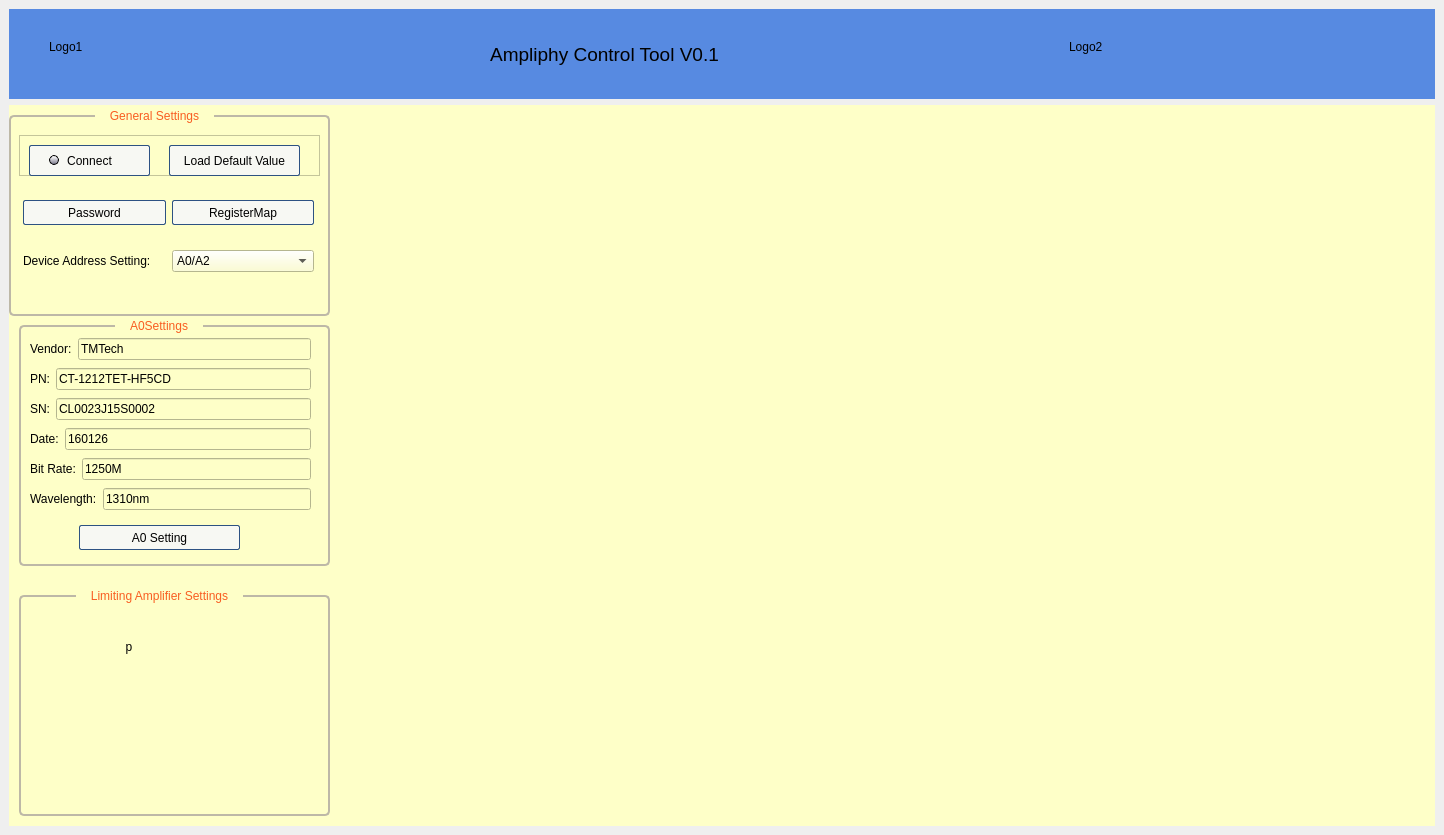
<?xml version="1.0" encoding="UTF-8"?>
<ui version="4.0">
 <class>MainWindow</class>
 <widget class="QMainWindow" name="MainWindow">
  <property name="geometry">
   <rect>
    <x>0</x>
    <y>0</y>
    <width>1444</width>
    <height>835</height>
   </rect>
  </property>
  <property name="windowTitle">
   <string>Ampliphy Control Tool V0,1</string>
  </property>
  <widget class="QWidget" name="centralwidget">
   <layout class="QVBoxLayout" name="verticalLayout">
    <item>
     <widget class="QWidget" name="widget_logo" native="true">
      <property name="sizePolicy">
       <sizepolicy hsizetype="Expanding" vsizetype="Expanding">
        <horstretch>0</horstretch>
        <verstretch>0</verstretch>
       </sizepolicy>
      </property>
      <property name="minimumSize">
       <size>
        <width>0</width>
        <height>90</height>
       </size>
      </property>
      <property name="maximumSize">
       <size>
        <width>16777215</width>
        <height>90</height>
       </size>
      </property>
      <property name="styleSheet">
       <string notr="true">background-color:rgb(87, 138, 225)</string>
      </property>
      <widget class="QLabel" name="label">
       <property name="geometry">
        <rect>
         <x>180</x>
         <y>30</y>
         <width>831</width>
         <height>31</height>
        </rect>
       </property>
       <property name="font">
        <font>
         <pointsize>14</pointsize>
        </font>
       </property>
       <property name="text">
        <string>Ampliphy Control Tool V0.1</string>
       </property>
       <property name="alignment">
        <set>Qt::AlignCenter</set>
       </property>
       <property name="wordWrap">
        <bool>true</bool>
       </property>
      </widget>
      <widget class="QLabel" name="label_2">
       <property name="geometry">
        <rect>
         <x>40</x>
         <y>30</y>
         <width>54</width>
         <height>16</height>
        </rect>
       </property>
       <property name="text">
        <string>Logo1</string>
       </property>
      </widget>
      <widget class="QLabel" name="label_3">
       <property name="geometry">
        <rect>
         <x>1060</x>
         <y>30</y>
         <width>54</width>
         <height>16</height>
        </rect>
       </property>
       <property name="text">
        <string>Logo2</string>
       </property>
      </widget>
     </widget>
    </item>
    <item>
     <widget class="QWidget" name="widget_main" native="true">
      <property name="sizePolicy">
       <sizepolicy hsizetype="Expanding" vsizetype="Expanding">
        <horstretch>0</horstretch>
        <verstretch>0</verstretch>
       </sizepolicy>
      </property>
      <property name="minimumSize">
       <size>
        <width>5</width>
        <height>5</height>
       </size>
      </property>
      <property name="maximumSize">
       <size>
        <width>16777215</width>
        <height>16777215</height>
       </size>
      </property>
      <property name="styleSheet">
       <string notr="true">background-color:rgb(254, 255, 200)</string>
      </property>
      <widget class="QGroupBox" name="groupBox_General_Settings">
       <property name="geometry">
        <rect>
         <x>0</x>
         <y>-10</y>
         <width>321</width>
         <height>221</height>
        </rect>
       </property>
       <property name="styleSheet">
        <string notr="true">
QGroupBox {
    border: 2px solid rgb(189, 184, 167);
    border-radius: 5px;
    margin-top: 20px;
}

QGroupBox::title {
	
    subcontrol-origin: margin;
    subcontrol-position: top center;
    padding: 1px;
    background-color:rgb(254, 255, 200);
    position: relative;
    top: 15px;
    margin-top: -2px;
 margin-left: -30px;
	color:rgb(248, 93, 33);
}

</string>
       </property>
       <property name="title">
        <string>General Settings</string>
       </property>
       <widget class="QGroupBox" name="groupBox_General_Settings_2">
        <property name="geometry">
         <rect>
          <x>10</x>
          <y>260</y>
          <width>321</width>
          <height>221</height>
         </rect>
        </property>
        <property name="styleSheet">
         <string notr="true">
QGroupBox {
    border: 2px solid rgb(189, 184, 167);
    border-radius: 5px;
    margin-top: 20px;
}

QGroupBox::title {
	
    subcontrol-origin: margin;
    subcontrol-position: top center;
    padding: 1px;
    background-color:rgb(254, 255, 200);
    position: relative;
    top: 15px;
    margin-top: -2px;
 margin-left: -30px;
	color:rgb(248, 93, 33);
}

</string>
        </property>
        <property name="title">
         <string>General Settings</string>
        </property>
        <widget class="QWidget" name="layoutWidget_5">
         <property name="geometry">
          <rect>
           <x>14</x>
           <y>86</y>
           <width>291</width>
           <height>111</height>
          </rect>
         </property>
         <layout class="QVBoxLayout" name="verticalLayout_6">
          <item>
           <layout class="QHBoxLayout" name="horizontalLayout_10">
            <item>
             <widget class="QPushButton" name="pushButton_password_5">
              <property name="minimumSize">
               <size>
                <width>0</width>
                <height>25</height>
               </size>
              </property>
              <property name="styleSheet">
               <string notr="true">

QPushButton#pushButton_password { 
 border: 1px solid rgb(45, 82, 130);
background-color:rgb(247, 248, 243);
  border-radius: 2px;
}</string>
              </property>
              <property name="text">
               <string>Password</string>
              </property>
             </widget>
            </item>
            <item>
             <widget class="QPushButton" name="pushButton_registerMap_5">
              <property name="minimumSize">
               <size>
                <width>0</width>
                <height>25</height>
               </size>
              </property>
              <property name="styleSheet">
               <string notr="true">

QPushButton#pushButton_registerMap { 
 border: 1px solid rgb(45, 82, 130);
background-color:rgb(247, 248, 243);
  border-radius: 2px;
}</string>
              </property>
              <property name="text">
               <string>RegisterMap</string>
              </property>
             </widget>
            </item>
           </layout>
          </item>
          <item>
           <layout class="QHBoxLayout" name="horizontalLayout_11">
            <item>
             <widget class="QLabel" name="label_daseting_5">
              <property name="text">
               <string>Device Address Setting:</string>
              </property>
             </widget>
            </item>
            <item>
             <widget class="QComboBox" name="comboBox_deiceaddress_5">
              <property name="styleSheet">
               <string notr="true">QComboBox #comboBox_deiceaddress {
Border: 2px rgb(179, 172, 160);
}</string>
              </property>
              <item>
               <property name="text">
                <string>A0/A2</string>
               </property>
              </item>
             </widget>
            </item>
           </layout>
          </item>
         </layout>
        </widget>
       </widget>
       <widget class="QWidget" name="">
        <property name="geometry">
         <rect>
          <x>14</x>
          <y>86</y>
          <width>291</width>
          <height>111</height>
         </rect>
        </property>
        <layout class="QVBoxLayout" name="verticalLayout_2">
         <item>
          <layout class="QHBoxLayout" name="horizontalLayout_2">
           <item>
            <widget class="QPushButton" name="pushButton_password">
             <property name="minimumSize">
              <size>
               <width>0</width>
               <height>25</height>
              </size>
             </property>
             <property name="styleSheet">
              <string notr="true">

QPushButton#pushButton_password { 
 border: 1px solid rgb(45, 82, 130);
background-color:rgb(247, 248, 243);
  border-radius: 2px;
}</string>
             </property>
             <property name="text">
              <string>Password</string>
             </property>
            </widget>
           </item>
           <item>
            <widget class="QPushButton" name="pushButton_registerMap">
             <property name="minimumSize">
              <size>
               <width>0</width>
               <height>25</height>
              </size>
             </property>
             <property name="styleSheet">
              <string notr="true">

QPushButton#pushButton_registerMap { 
 border: 1px solid rgb(45, 82, 130);
background-color:rgb(247, 248, 243);
  border-radius: 2px;
}</string>
             </property>
             <property name="text">
              <string>RegisterMap</string>
             </property>
            </widget>
           </item>
          </layout>
         </item>
         <item>
          <layout class="QHBoxLayout" name="horizontalLayout_3">
           <item>
            <widget class="QLabel" name="label_daseting">
             <property name="text">
              <string>Device Address Setting:</string>
             </property>
            </widget>
           </item>
           <item>
            <widget class="QComboBox" name="comboBox_deiceaddress">
             <property name="styleSheet">
              <string notr="true">QComboBox #comboBox_deiceaddress {
Border: 2px rgb(179, 172, 160);
}</string>
             </property>
             <item>
              <property name="text">
               <string>A0/A2</string>
              </property>
             </item>
            </widget>
           </item>
          </layout>
         </item>
        </layout>
       </widget>
       <zorder>layoutWidget</zorder>
       <zorder>layoutWidget</zorder>
       <zorder>groupBox_General_Settings_2</zorder>
      </widget>
      <widget class="QFrame" name="frame">
       <property name="geometry">
        <rect>
         <x>10</x>
         <y>30</y>
         <width>301</width>
         <height>41</height>
        </rect>
       </property>
       <property name="frameShape">
        <enum>QFrame::StyledPanel</enum>
       </property>
       <property name="frameShadow">
        <enum>QFrame::Raised</enum>
       </property>
       <widget class="QPushButton" name="pushButton_connect">
        <property name="geometry">
         <rect>
          <x>10</x>
          <y>10</y>
          <width>121</width>
          <height>31</height>
         </rect>
        </property>
        <property name="minimumSize">
         <size>
          <width>0</width>
          <height>25</height>
         </size>
        </property>
        <property name="styleSheet">
         <string notr="true">QPushButton#pushButton_connect {
    border: 1px solid rgb(45, 82, 130);
    background-color: rgb(247, 248, 243);
    border-radius: 2px;
    position: relative;
}

QPushButton#pushButton_connect:focus {
    outline: none;
}

QPushButton#pushButton_connect:focus:pressed {
    outline: 1px dotted black;
}</string>
        </property>
        <property name="text">
         <string>Connect</string>
        </property>
       </widget>
       <widget class="QPushButton" name="pushButton_led">
        <property name="geometry">
         <rect>
          <x>30</x>
          <y>20</y>
          <width>10</width>
          <height>10</height>
         </rect>
        </property>
        <property name="sizePolicy">
         <sizepolicy hsizetype="Fixed" vsizetype="Fixed">
          <horstretch>0</horstretch>
          <verstretch>0</verstretch>
         </sizepolicy>
        </property>
        <property name="minimumSize">
         <size>
          <width>10</width>
          <height>10</height>
         </size>
        </property>
        <property name="maximumSize">
         <size>
          <width>10</width>
          <height>10</height>
         </size>
        </property>
        <property name="styleSheet">
         <string notr="true">
QPushButton#pushButton_led {
    width: 10px;
    height: 10px;
    border: 1px solid black;
    border-radius: 5px;
    background: qlineargradient(x1:0, y1:0, x2:0, y2:1, stop:0 white, stop:0.1 white, stop:0.9 rgb(132, 131, 148), stop:1 rgb(132, 131, 148));
    color: white;
    font-size: 12px;
    font-weight: bold;
    padding: 5px 10px;
	position: absolute;
 
}

QPushButton#pushButton_led:checked {
    background: qlineargradient(x1:0, y1:0, x2:0, y2:1, stop:0 white, stop:0.1 white, stop:0.9 rgb(37, 167, 0), stop:1 rgb(37, 167, 0));
    border: 2px solid rgba(37, 167, 0, 0.5);
 width: 10px;
    height: 10px;
    border: 1px solid black;
    border-radius: 5px;
  
}

QPushButton#pushButton_led:checked:pressed {
    background: qlineargradient(x1:0, y1:0, x2:0, y2:1, stop:0 white, stop:0.1 white, stop:0.9 rgb(132, 131, 148), stop:1 rgb(132, 131, 148));
 width: 10px;
    height: 10px;
    border: 1px solid black;
    border-radius: 5px;
}
</string>
        </property>
        <property name="text">
         <string/>
        </property>
        <property name="iconSize">
         <size>
          <width>5</width>
          <height>5</height>
         </size>
        </property>
        <property name="checkable">
         <bool>true</bool>
        </property>
       </widget>
       <widget class="QPushButton" name="pushButton_loadDefaultValue">
        <property name="geometry">
         <rect>
          <x>150</x>
          <y>10</y>
          <width>131</width>
          <height>31</height>
         </rect>
        </property>
        <property name="minimumSize">
         <size>
          <width>0</width>
          <height>25</height>
         </size>
        </property>
        <property name="styleSheet">
         <string notr="true">

QPushButton#pushButton_loadDefaultValue { 
 border: 1px solid rgb(45, 82, 130);
background-color:rgb(247, 248, 243);
  border-radius: 2px;
}</string>
        </property>
        <property name="text">
         <string>Load Default Value</string>
        </property>
       </widget>
      </widget>
      <widget class="QGroupBox" name="groupBox_A0_Settings">
       <property name="geometry">
        <rect>
         <x>10</x>
         <y>200</y>
         <width>311</width>
         <height>261</height>
        </rect>
       </property>
       <property name="styleSheet">
        <string notr="true">
QGroupBox {
    border: 2px solid rgb(189, 184, 167);
    border-radius: 5px;
    margin-top: 20px;
}

QGroupBox::title {
	
    subcontrol-origin: margin;
    subcontrol-position: top center;
    padding: 1px;
    background-color:rgb(254, 255, 200);
    position: relative;
    top: 15px;
    margin-top: -2px;
 margin-left: -30px;
	color:rgb(248, 93, 33);
}

</string>
       </property>
       <property name="title">
        <string>A0Settings</string>
       </property>
       <widget class="QPushButton" name="pushButton_a0_settings">
        <property name="geometry">
         <rect>
          <x>60</x>
          <y>220</y>
          <width>161</width>
          <height>25</height>
         </rect>
        </property>
        <property name="minimumSize">
         <size>
          <width>0</width>
          <height>25</height>
         </size>
        </property>
        <property name="styleSheet">
         <string notr="true">QPushButton#pushButton_a0_settings {
    border: 1px solid rgb(45, 82, 130);
    background-color: rgb(247, 248, 243);
    border-radius: 2px;
    position: relative;
}

QPushButton#pushButton_a0_settings:focus {
    outline: none;
}

QPushButton#pushButton_a0_settings:focus:pressed {
    outline: 1px dotted black;
}</string>
        </property>
        <property name="text">
         <string>A0 Setting</string>
        </property>
       </widget>
       <widget class="QWidget" name="">
        <property name="geometry">
         <rect>
          <x>11</x>
          <y>31</y>
          <width>281</width>
          <height>182</height>
         </rect>
        </property>
        <layout class="QVBoxLayout" name="verticalLayout_7">
         <item>
          <layout class="QHBoxLayout" name="horizontalLayout">
           <item>
            <widget class="QLabel" name="label_4">
             <property name="text">
              <string>Vendor:</string>
             </property>
            </widget>
           </item>
           <item>
            <widget class="QLineEdit" name="lineEdit">
             <property name="text">
              <string>TMTech</string>
             </property>
            </widget>
           </item>
          </layout>
         </item>
         <item>
          <layout class="QHBoxLayout" name="horizontalLayout_12">
           <item>
            <widget class="QLabel" name="label_5">
             <property name="text">
              <string>PN:</string>
             </property>
            </widget>
           </item>
           <item>
            <widget class="QLineEdit" name="lineEdit_2">
             <property name="text">
              <string>CT-1212TET-HF5CD</string>
             </property>
            </widget>
           </item>
          </layout>
         </item>
         <item>
          <layout class="QHBoxLayout" name="horizontalLayout_13">
           <item>
            <widget class="QLabel" name="label_9">
             <property name="text">
              <string>SN:</string>
             </property>
            </widget>
           </item>
           <item>
            <widget class="QLineEdit" name="lineEdit_3">
             <property name="text">
              <string>CL0023J15S0002</string>
             </property>
            </widget>
           </item>
          </layout>
         </item>
         <item>
          <layout class="QHBoxLayout" name="horizontalLayout_14">
           <item>
            <widget class="QLabel" name="label_6">
             <property name="text">
              <string>Date:</string>
             </property>
            </widget>
           </item>
           <item>
            <widget class="QLineEdit" name="lineEdit_4">
             <property name="text">
              <string>160126</string>
             </property>
            </widget>
           </item>
          </layout>
         </item>
         <item>
          <layout class="QHBoxLayout" name="horizontalLayout_15">
           <item>
            <widget class="QLabel" name="label_7">
             <property name="text">
              <string>Bit Rate:</string>
             </property>
            </widget>
           </item>
           <item>
            <widget class="QLineEdit" name="lineEdit_5">
             <property name="text">
              <string>1250M</string>
             </property>
            </widget>
           </item>
          </layout>
         </item>
         <item>
          <layout class="QHBoxLayout" name="horizontalLayout_16">
           <item>
            <widget class="QLabel" name="label_8">
             <property name="text">
              <string>Wavelength:</string>
             </property>
            </widget>
           </item>
           <item>
            <widget class="QLineEdit" name="lineEdit_6">
             <property name="text">
              <string>1310nm</string>
             </property>
            </widget>
           </item>
          </layout>
         </item>
        </layout>
       </widget>
      </widget>
      <widget class="QGroupBox" name="groupBox_limiting_amplifier_settings">
       <property name="geometry">
        <rect>
         <x>10</x>
         <y>470</y>
         <width>311</width>
         <height>241</height>
        </rect>
       </property>
       <property name="styleSheet">
        <string notr="true">
QGroupBox {
    border: 2px solid rgb(189, 184, 167);
    border-radius: 5px;
    margin-top: 20px;
}

QGroupBox::title {
	
    subcontrol-origin: margin;
    subcontrol-position: top center;
    padding: 1px;
    background-color:rgb(254, 255, 200);
    position: relative;
    top: 15px;
    margin-top: -2px;
 margin-left: -30px;
	color:rgb(248, 93, 33);
}

</string>
       </property>
       <property name="title">
        <string>Limiting Amplifier Settings</string>
       </property>
       <widget class="QPushButton" name="pushButton_gain">
        <property name="geometry">
         <rect>
          <x>70</x>
          <y>60</y>
          <width>80</width>
          <height>24</height>
         </rect>
        </property>
        <property name="styleSheet">
         <string notr="true">QPushButton#pushButton_gain{
    border: none;
}

QPushButton#pushButton_gain::indicator {
    width: 0;
    height: 0;
    border-style: solid;
    border-width: 0 10px 20px 10px;
    border-color: transparent transparent #ffffff transparent;
}</string>
        </property>
        <property name="text">
         <string>p</string>
        </property>
       </widget>
      </widget>
     </widget>
    </item>
   </layout>
  </widget>
 </widget>
 <resources/>
 <connections/>
</ui>
